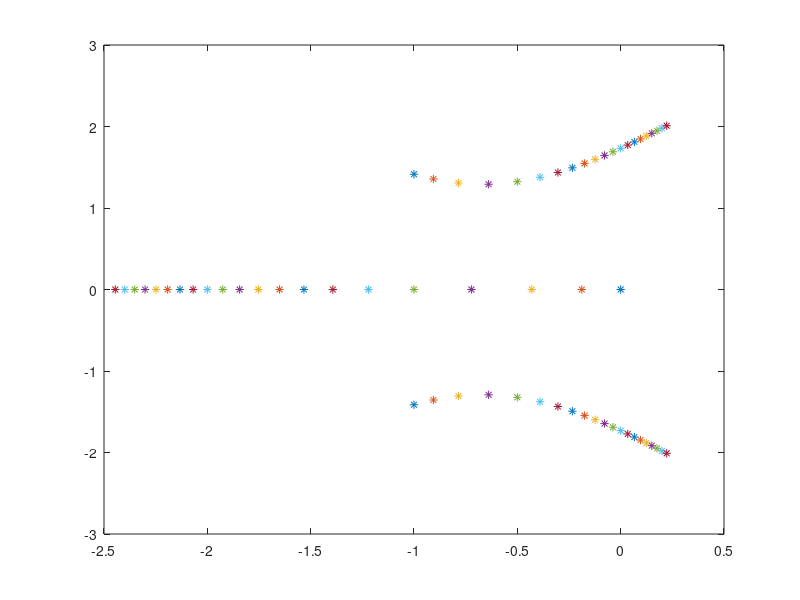

This chart was generated by the following MATLAB code:
%Exercitiul 2
for k = 0:0.5:10
    p = [1 2 3 k];
    plot(real(roots(p)), imag(roots(p)), '*')
    hold on
    pause(0.1)
end